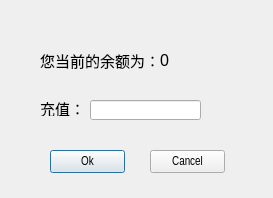
<?xml version="1.0" encoding="UTF-8"?>
<ui version="4.0">
 <class>BalanceDialog</class>
 <widget class="QDialog" name="BalanceDialog">
  <property name="geometry">
   <rect>
    <x>0</x>
    <y>0</y>
    <width>273</width>
    <height>198</height>
   </rect>
  </property>
  <property name="font">
   <font>
    <family>Agency FB</family>
    <weight>50</weight>
    <bold>false</bold>
   </font>
  </property>
  <property name="windowTitle">
   <string>余额管理</string>
  </property>
  <widget class="QLabel" name="label">
   <property name="geometry">
    <rect>
     <x>40</x>
     <y>40</y>
     <width>121</width>
     <height>41</height>
    </rect>
   </property>
   <property name="font">
    <font>
     <family>Agency FB</family>
     <pointsize>11</pointsize>
     <weight>50</weight>
     <bold>false</bold>
    </font>
   </property>
   <property name="text">
    <string>您当前的余额为：</string>
   </property>
  </widget>
  <widget class="QLabel" name="balancelabel">
   <property name="geometry">
    <rect>
     <x>160</x>
     <y>50</y>
     <width>91</width>
     <height>21</height>
    </rect>
   </property>
   <property name="font">
    <font>
     <family>Arial</family>
     <pointsize>12</pointsize>
     <weight>50</weight>
     <bold>false</bold>
    </font>
   </property>
   <property name="text">
    <string>0</string>
   </property>
  </widget>
  <widget class="QLabel" name="label_2">
   <property name="geometry">
    <rect>
     <x>40</x>
     <y>100</y>
     <width>41</width>
     <height>16</height>
    </rect>
   </property>
   <property name="font">
    <font>
     <family>Agency FB</family>
     <pointsize>11</pointsize>
     <weight>50</weight>
     <bold>false</bold>
    </font>
   </property>
   <property name="text">
    <string>充值：</string>
   </property>
  </widget>
  <widget class="QLineEdit" name="lineEdit">
   <property name="geometry">
    <rect>
     <x>90</x>
     <y>100</y>
     <width>111</width>
     <height>20</height>
    </rect>
   </property>
   <property name="text">
    <string/>
   </property>
  </widget>
  <widget class="QPushButton" name="pushButton">
   <property name="geometry">
    <rect>
     <x>50</x>
     <y>150</y>
     <width>75</width>
     <height>23</height>
    </rect>
   </property>
   <property name="font">
    <font>
     <family>Arial Narrow</family>
     <weight>50</weight>
     <bold>false</bold>
    </font>
   </property>
   <property name="text">
    <string>Ok</string>
   </property>
  </widget>
  <widget class="QPushButton" name="pushButton_2">
   <property name="geometry">
    <rect>
     <x>150</x>
     <y>150</y>
     <width>75</width>
     <height>23</height>
    </rect>
   </property>
   <property name="font">
    <font>
     <family>Arial Narrow</family>
    </font>
   </property>
   <property name="text">
    <string>Cancel</string>
   </property>
  </widget>
 </widget>
 <resources/>
 <connections>
  <connection>
   <sender>pushButton</sender>
   <signal>clicked()</signal>
   <receiver>BalanceDialog</receiver>
   <slot>accept()</slot>
   <hints>
    <hint type="sourcelabel">
     <x>87</x>
     <y>161</y>
    </hint>
    <hint type="destinationlabel">
     <x>136</x>
     <y>98</y>
    </hint>
   </hints>
  </connection>
  <connection>
   <sender>pushButton_2</sender>
   <signal>clicked()</signal>
   <receiver>BalanceDialog</receiver>
   <slot>reject()</slot>
   <hints>
    <hint type="sourcelabel">
     <x>187</x>
     <y>161</y>
    </hint>
    <hint type="destinationlabel">
     <x>136</x>
     <y>98</y>
    </hint>
   </hints>
  </connection>
 </connections>
</ui>
